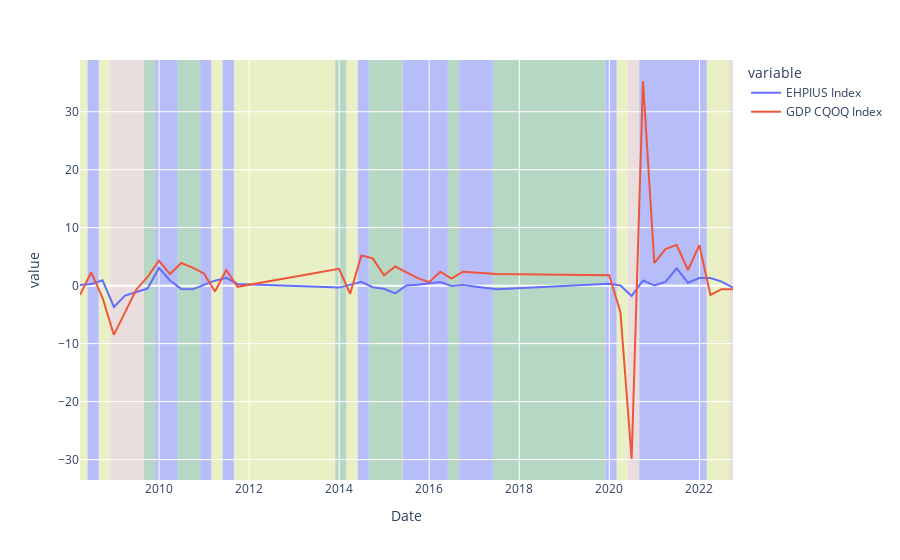

Write notebook code for a chart like this one.
### Code cell
fig = feat_df[['EHPIUS Index','GDP CQOQ Index']].plot()

for i in regime_li:
    start = i[1]
    end = i[2].astype(str)[:10]

    # Add shape regions
    fig.add_vrect(
        x0=start, x1=end,
        fillcolor=fillcolors_regimes[i[0]], opacity=0.2,
        layer="below", line_width=0,
    )

fig.show()

### Figure 1 — Plotly figure (JSON) as saved in the notebook; plotly's stock layout.template omitted (floating-point values rounded to 4 significant figures)
{"data": [{"hovertemplate": "variable=EHPIUS Index<br>Date=%{x}<br>value=%{y}<extra></extra>", "legendgroup": "EHPIUS Index", "line": {"color": "#636efa", "dash": "solid"}, "marker": {"symbol": "circle"}, "mode": "lines", "name": "EHPIUS Index", "orientation": "v", "showlegend": true, "type": "scatter", "x": ["2008-03-31T00:00:00", "2008-06-30T00:00:00", "2008-09-30T00:00:00", "2008-12-31T00:00:00", "2009-03-31T00:00:00", "2009-06-30T00:00:00", "2009-09-30T00:00:00", "2009-12-31T00:00:00", "2010-03-31T00:00:00", "2010-06-30T00:00:00", "2010-09-30T00:00:00", "2010-12-31T00:00:00", "2011-03-31T00:00:00", "2011-06-30T00:00:00", "2011-09-30T00:00:00", "2013-12-31T00:00:00", "2014-03-31T00:00:00", "2014-06-30T00:00:00", "2014-09-30T00:00:00", "2014-12-31T00:00:00", "2015-03-31T00:00:00", "2015-06-30T00:00:00", "2015-09-30T00:00:00", "2015-12-31T00:00:00", "2016-03-31T00:00:00", "2016-06-30T00:00:00", "2016-09-30T00:00:00", "2017-06-30T00:00:00", "2019-12-31T00:00:00", "2020-03-31T00:00:00", "2020-06-30T00:00:00", "2020-09-30T00:00:00", "2020-12-31T00:00:00", "2021-03-31T00:00:00", "2021-06-30T00:00:00", "2021-09-30T00:00:00", "2021-12-31T00:00:00", "2022-03-31T00:00:00", "2022-06-30T00:00:00", "2022-09-30T00:00:00"], "xaxis": "x", "y": [0.13, 0.27, 0.93, -3.67, -1.7, -1.06, -0.5, 3.06, 0.9, -0.56, -0.64, 0.14, 0.86, 1.34, 0.3, -0.34, 0.17, 0.67, -0.27, -0.53, -1.34, 0.04, 0.16, 0.34, 0.63, -0.07, 0.1, -0.63, 0.34, 0.03, -1.77, 0.9, 0.04, 0.63, 2.97, 0.5, 1.3, 1.3, 0.7, -0.34], "yaxis": "y"}, {"hovertemplate": "variable=GDP CQOQ Index<br>Date=%{x}<br>value=%{y}<extra></extra>", "legendgroup": "GDP CQOQ Index", "line": {"color": "#EF553B", "dash": "solid"}, "marker": {"symbol": "circle"}, "mode": "lines", "name": "GDP CQOQ Index", "orientation": "v", "showlegend": true, "type": "scatter", "x": ["2008-03-31T00:00:00", "2008-06-30T00:00:00", "2008-09-30T00:00:00", "2008-12-31T00:00:00", "2009-03-31T00:00:00", "2009-06-30T00:00:00", "2009-09-30T00:00:00", "2009-12-31T00:00:00", "2010-03-31T00:00:00", "2010-06-30T00:00:00", "2010-09-30T00:00:00", "2010-12-31T00:00:00", "2011-03-31T00:00:00", "2011-06-30T00:00:00", "2011-09-30T00:00:00", "2013-12-31T00:00:00", "2014-03-31T00:00:00", "2014-06-30T00:00:00", "2014-09-30T00:00:00", "2014-12-31T00:00:00", "2015-03-31T00:00:00", "2015-06-30T00:00:00", "2015-09-30T00:00:00", "2015-12-31T00:00:00", "2016-03-31T00:00:00", "2016-06-30T00:00:00", "2016-09-30T00:00:00", "2017-06-30T00:00:00", "2019-12-31T00:00:00", "2020-03-31T00:00:00", "2020-06-30T00:00:00", "2020-09-30T00:00:00", "2020-12-31T00:00:00", "2021-03-31T00:00:00", "2021-06-30T00:00:00", "2021-09-30T00:00:00", "2021-12-31T00:00:00", "2022-03-31T00:00:00", "2022-06-30T00:00:00", "2022-09-30T00:00:00"], "xaxis": "x", "y": [-1.6, 2.3, -2.1, -8.5, -4.6, -0.7, 1.5, 4.3, 2, 3.9, 3.1, 2.1, -1, 2.7, -0.2, 2.9, -1.4, 5.2, 4.7, 1.8, 3.3, 2.3, 1.3, 0.6, 2.4, 1.2, 2.4, 2, 1.8, -4.6, -29.9, 35.3, 3.9, 6.3, 7, 2.7, 7, -1.6, -0.6, -0.6], "yaxis": "y"}], "layout": {"legend": {"title": {"text": "variable"}, "tracegroupgap": 0}, "margin": {"t": 60}, "shapes": [{"fillcolor": "yellow", "layer": "below", "line": {"width": 0}, "opacity": 0.2, "type": "rect", "x0": "2008-04-01", "x1": "2008-05-30", "xref": "x", "y0": 0, "y1": 1, "yref": "y domain"}, {"fillcolor": "blue", "layer": "below", "line": {"width": 0}, "opacity": 0.2, "type": "rect", "x0": "2008-06-01", "x1": "2008-08-29", "xref": "x", "y0": 0, "y1": 1, "yref": "y domain"}, {"fillcolor": "yellow", "layer": "below", "line": {"width": 0}, "opacity": 0.2, "type": "rect", "x0": "2008-09-01", "x1": "2008-11-28", "xref": "x", "y0": 0, "y1": 1, "yref": "y domain"}, {"fillcolor": "LightSalmon", "layer": "below", "line": {"width": 0}, "opacity": 0.2, "type": "rect", "x0": "2008-12-01", "x1": "2009-08-31", "xref": "x", "y0": 0, "y1": 1, "yref": "y domain"}, {"fillcolor": "green", "layer": "below", "line": {"width": 0}, "opacity": 0.2, "type": "rect", "x0": "2009-09-01", "x1": "2009-11-30", "xref": "x", "y0": 0, "y1": 1, "yref": "y domain"}, {"fillcolor": "blue", "layer": "below", "line": {"width": 0}, "opacity": 0.2, "type": "rect", "x0": "2009-12-01", "x1": "2010-05-31", "xref": "x", "y0": 0, "y1": 1, "yref": "y domain"}, {"fillcolor": "green", "layer": "below", "line": {"width": 0}, "opacity": 0.2, "type": "rect", "x0": "2010-06-01", "x1": "2010-11-30", "xref": "x", "y0": 0, "y1": 1, "yref": "y domain"}, {"fillcolor": "blue", "layer": "below", "line": {"width": 0}, "opacity": 0.2, "type": "rect", "x0": "2010-12-01", "x1": "2011-02-28", "xref": "x", "y0": 0, "y1": 1, "yref": "y domain"}, {"fillcolor": "yellow", "layer": "below", "line": {"width": 0}, "opacity": 0.2, "type": "rect", "x0": "2011-03-01", "x1": "2011-05-31", "xref": "x", "y0": 0, "y1": 1, "yref": "y domain"}, {"fillcolor": "blue", "layer": "below", "line": {"width": 0}, "opacity": 0.2, "type": "rect", "x0": "2011-06-01", "x1": "2011-08-31", "xref": "x", "y0": 0, "y1": 1, "yref": "y domain"}, {"fillcolor": "yellow", "layer": "below", "line": {"width": 0}, "opacity": 0.2, "type": "rect", "x0": "2011-09-01", "x1": "2013-11-29", "xref": "x", "y0": 0, "y1": 1, "yref": "y domain"}, {"fillcolor": "green", "layer": "below", "line": {"width": 0}, "opacity": 0.2, "type": "rect", "x0": "2013-12-01", "x1": "2014-02-28", "xref": "x", "y0": 0, "y1": 1, "yref": "y domain"}, {"fillcolor": "yellow", "layer": "below", "line": {"width": 0}, "opacity": 0.2, "type": "rect", "x0": "2014-03-01", "x1": "2014-05-30", "xref": "x", "y0": 0, "y1": 1, "yref": "y domain"}, {"fillcolor": "blue", "layer": "below", "line": {"width": 0}, "opacity": 0.2, "type": "rect", "x0": "2014-06-01", "x1": "2014-08-29", "xref": "x", "y0": 0, "y1": 1, "yref": "y domain"}, {"fillcolor": "green", "layer": "below", "line": {"width": 0}, "opacity": 0.2, "type": "rect", "x0": "2014-09-01", "x1": "2015-05-29", "xref": "x", "y0": 0, "y1": 1, "yref": "y domain"}, {"fillcolor": "blue", "layer": "below", "line": {"width": 0}, "opacity": 0.2, "type": "rect", "x0": "2015-06-01", "x1": "2016-05-31", "xref": "x", "y0": 0, "y1": 1, "yref": "y domain"}, {"fillcolor": "green", "layer": "below", "line": {"width": 0}, "opacity": 0.2, "type": "rect", "x0": "2016-06-01", "x1": "2016-08-31", "xref": "x", "y0": 0, "y1": 1, "yref": "y domain"}, {"fillcolor": "blue", "layer": "below", "line": {"width": 0}, "opacity": 0.2, "type": "rect", "x0": "2016-09-01", "x1": "2017-05-31", "xref": "x", "y0": 0, "y1": 1, "yref": "y domain"}, {"fillcolor": "green", "layer": "below", "line": {"width": 0}, "opacity": 0.2, "type": "rect", "x0": "2017-06-01", "x1": "2019-11-29", "xref": "x", "y0": 0, "y1": 1, "yref": "y domain"}, {"fillcolor": "blue", "layer": "below", "line": {"width": 0}, "opacity": 0.2, "type": "rect", "x0": "2019-12-01", "x1": "2020-02-28", "xref": "x", "y0": 0, "y1": 1, "yref": "y domain"}, {"fillcolor": "yellow", "layer": "below", "line": {"width": 0}, "opacity": 0.2, "type": "rect", "x0": "2020-03-01", "x1": "2020-05-29", "xref": "x", "y0": 0, "y1": 1, "yref": "y domain"}, {"fillcolor": "LightSalmon", "layer": "below", "line": {"width": 0}, "opacity": 0.2, "type": "rect", "x0": "2020-06-01", "x1": "2020-08-31", "xref": "x", "y0": 0, "y1": 1, "yref": "y domain"}, {"fillcolor": "blue", "layer": "below", "line": {"width": 0}, "opacity": 0.2, "type": "rect", "x0": "2020-09-01", "x1": "2022-02-28", "xref": "x", "y0": 0, "y1": 1, "yref": "y domain"}, {"fillcolor": "yellow", "layer": "below", "line": {"width": 0}, "opacity": 0.2, "type": "rect", "x0": "2022-03-01", "x1": "2022-08-31", "xref": "x", "y0": 0, "y1": 1, "yref": "y domain"}, {"fillcolor": "LightSalmon", "layer": "below", "line": {"width": 0}, "opacity": 0.2, "type": "rect", "x0": "2022-09-01", "x1": "2022-09-30", "xref": "x", "y0": 0, "y1": 1, "yref": "y domain"}], "xaxis": {"anchor": "y", "domain": [0, 1], "title": {"text": "Date"}}, "yaxis": {"anchor": "x", "domain": [0, 1], "title": {"text": "value"}}}}
